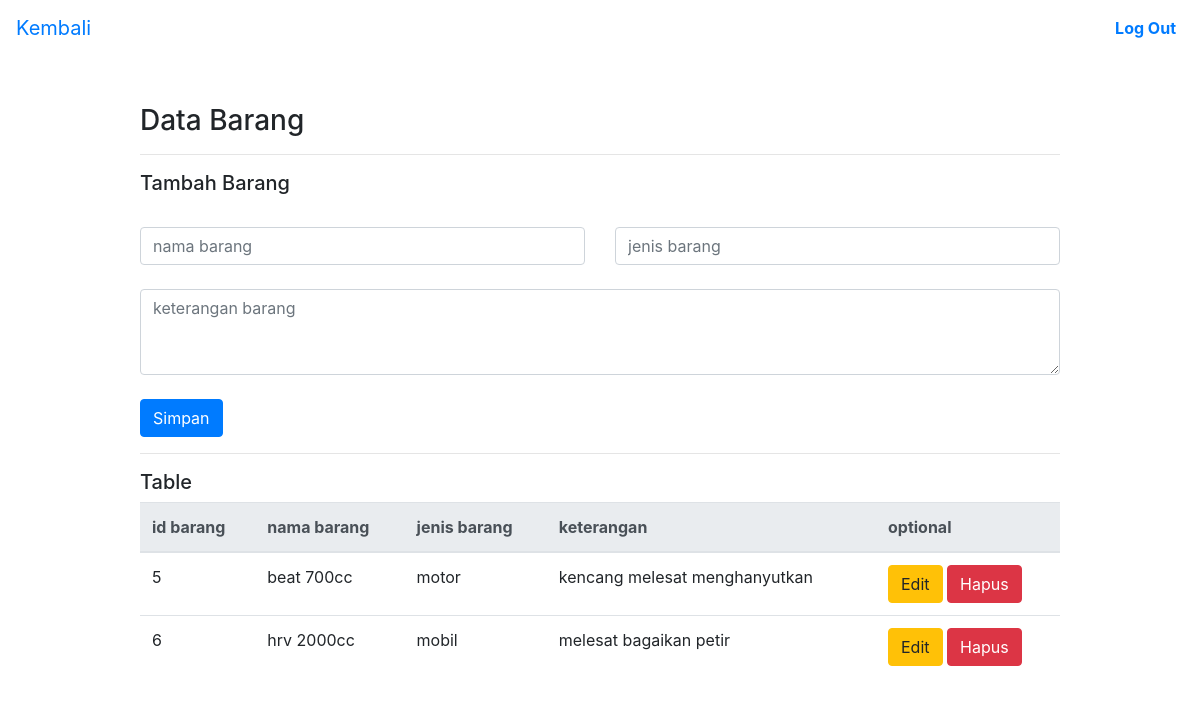
/barang.php (signed in), run on the app's committed database.
### tables this page shows
CREATE TABLE `barang` (
  `kode_barang` int(11) NOT NULL,
  `nama_barang` varchar(30) NOT NULL,
  `jenis_barang` varchar(20) NOT NULL,
  `keterangan` varchar(99) NOT NULL
);

### barang.php (the view, shortened to what this page needs)
<?php
include "proses/config.php";
?>
<!DOCTYPE html>
<html lang="en">
<head>
    <link rel="stylesheet" href="style.css">
</head>
<body>
<nav class="navbar navbar-expand-lg navbar-transparent bg-transparent">
  <a class="navbar-brand " href="index.php">Kembali</a>
  <div class="collapse navbar-collapse" id="navbarTogglerDemo03">
    <ul class="navbar-nav ml-auto mt-2 mt-lg-0">
      <li class="nav-item active">
        <a class="nav-link " href="index.php?keluar=keluar"><b>Log Out</b><span class="sr-only">(current)</span></a>
      </li>
    </ul>
  </div>
</nav>
<div class="container mt-5">
    <div class="row justify-content-center">
        <div class="col-12 col-xl-10">
            <h3>Data Barang</h3>
            <hr>
            <h5>Tambah Barang</h5>
            <form action="proses/pt_barang.php" method="post">
            <div class="row">
                <div class="col-6 mt-4">
                <input type="text" class="form-control" name="nama_barang" placeholder="nama barang" required>
                </div>
                <div class="col-6 mt-4">
                <input type="text" class="form-control" name="jenis_barang" placeholder="jenis barang" required>
                </div>
                <div class="col-12 mt-4">
                <textarea class="form-control" rows="3" name="keterangan" placeholder="keterangan barang"></textarea>
                </div>
                <div class="col-2 mt-4">
                 <button class="btn btn-primary">Simpan</button>
                </div>
            </div>
            </form>
             <hr>
            <h5>Table</h5>
            <table class="table">
                <thead class="thead-light">
                    <tr>
                    <th scope="col">id barang</th>
                    <th scope="col">nama barang</th>
                    <th scope="col">jenis barang</th>
                    <th scope="col">keterangan</th>
                    <th scope="col" width="20%">optional</th>
                    </tr>
                </thead>
                <tbody>
                    <?php
                    $sql = "SELECT * FROM barang ";
                    $result = mysqli_query($conn, $sql);
                    if (mysqli_num_rows($result) > 0) {
                      while($row = mysqli_fetch_assoc($result)) {
                        echo '<tr>';
                        echo "<td>".$row['kode_barang']."</td>";
                        echo "<td>".$row['nama_barang']."</td>";
                        echo "<td>".$row['jenis_barang']."</td>";
                        echo "<td>".$row['keterangan']."</td>";
                        echo "<td>
                        <a href='e_barang.php?id=".$row['kode_barang']."' class='btn btn-warning'>Edit</a>
                        <a href='proses/ph_barang.php?id=".$row['kode_barang']."' class='btn btn-danger'>Hapus</a>
                        </td>";
                        echo '</tr>';
                      }
                    } else {
                      echo '<tr>';
                      echo " <td colspan='4' style='text-align:center;'>Kosong</td>";
                      echo '</tr>';
                    }
                    ?>
                </tbody>
                </table>
        </div>
    </div>
</div>
</body>
</html>

### data on the page
barang: kode_barang "5", nama_barang "beat 700cc", jenis_barang "motor", keterangan "kencang melesat menghanyutkan"
barang: kode_barang "6", nama_barang "hrv 2000cc", jenis_barang "mobil", keterangan "melesat bagaikan petir"
